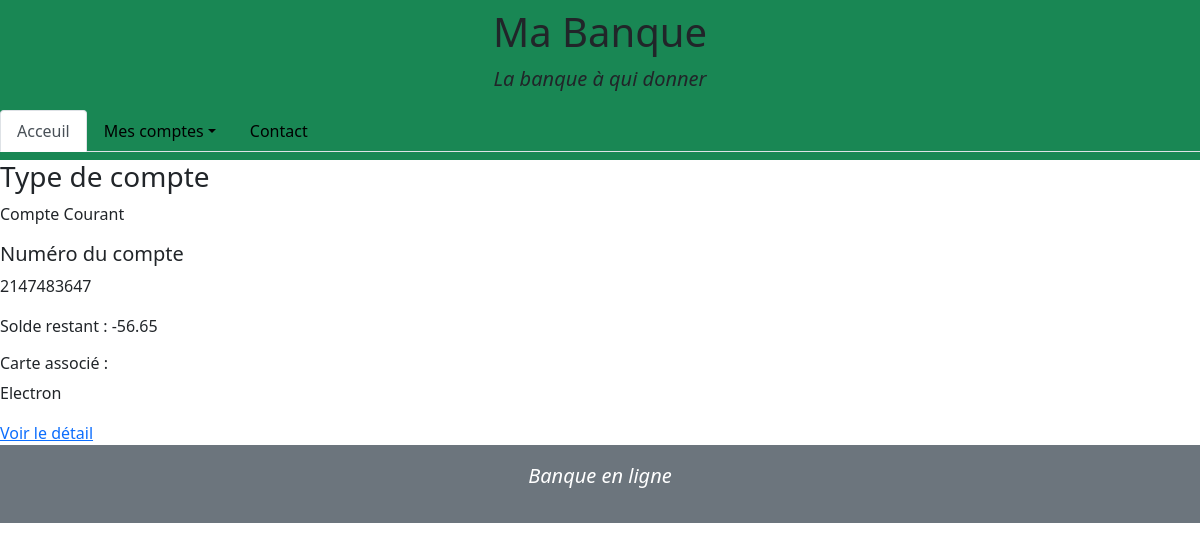
/singleAccount.php?id=1, run on an earlier commit of the app's database.
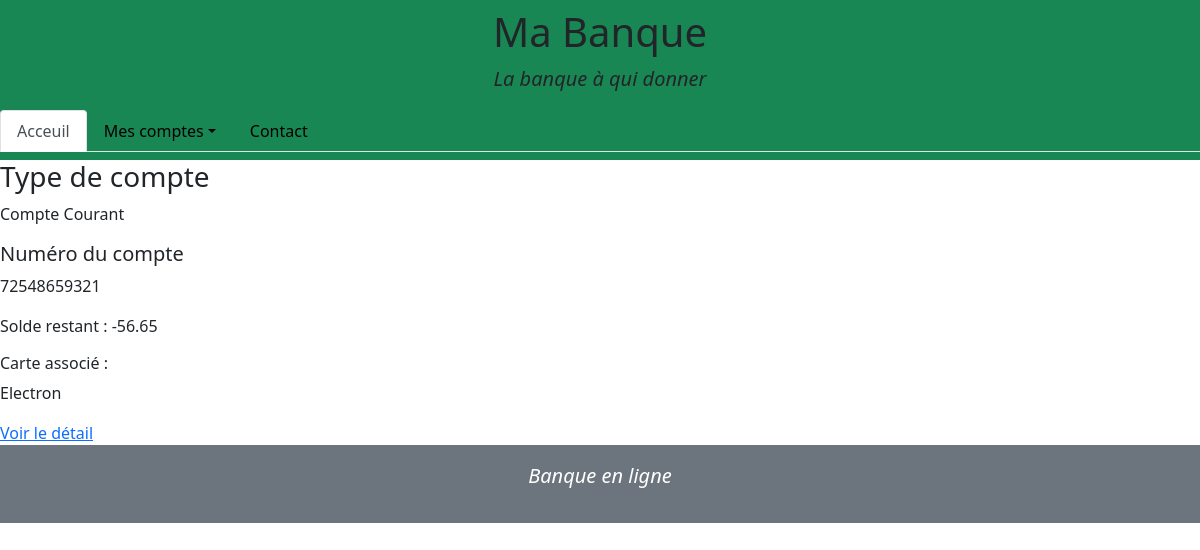
And on a later commit of the database.
### tables this page shows
CREATE TABLE credit_card (
    id INT UNSIGNED NOT NULL AUTO_INCREMENT,
    account_id INT UNSIGNED NOT NULL,
    card_number VARCHAR(16) NOT NULL,
    crypto INT(3) NOT NULL,
    card_type VARCHAR(15) NOT NULL,
    payement_perm INT(5) NOT NULL,
    debit_perm INT(5) NOT NULL,
    without_contact VARCHAR(5) NOT NULL,
    code INT(4) NOT NULL,
    PRIMARY KEY (id),
    FOREIGN KEY (account_id) REFERENCES account(id)
);

CREATE TABLE account (
    id INT UNSIGNED NOT NULL AUTO_INCREMENT,
    account_type VARCHAR(50) NOT NULL,
    create_date TIMESTAMP NOT NULL,
    account_number VARCHAR(11) NOT NULL,
    amount DECIMAL(10,2) NOT NULL,
    uncover_permission INT(20),
    customer_id INT UNSIGNED NOT NULL,
    PRIMARY KEY (id),
    FOREIGN KEY (customer_id) REFERENCES customer(id)
);

### model/accounts.php (called while the page is built, shortened)
<?php
function getAccount(PDO $db, int $id) {
    $query = $db->prepare(
        "SELECT * FROM account AS a
        LEFT JOIN credit_card AS c
        ON  c.account_id = a.id
        WHERE a.id=:id"
    );
    $query->execute([
        "id" => $id
    ]);
    $result = $query->fetchAll(PDO::FETCH_ASSOC);
    return $result;
}
?>

### singleAccount.php (the view, shortened to what this page needs)
<?php
include "layout/header.php";
require "model/connexion.php";
require "model/accounts.php";
if(isset($_GET["id"]) && !empty($_GET["id"])) {
    $account = getAccount($db, $_GET["id"]);
}
    else {
        header("Location:index.php");
    }
?>
<h3>Type de compte</h3>
<p><?php echo $account[0]["account_type"];?></p>
<h5>Numéro du compte</h5>
<p><?php echo $account[0]["account_number"];?></p>
<p>Solde restant : <?php echo $account[0]["amount"];?></p>
<h6>Carte associé :</h6>
<p><?php echo $account[0]["card_type"];?></p>
<a href="singleCard.php?id=<?php echo $account[0]["id"]?>">Voir le détail</a>
<?php
    include "layout/footer.php";
?>

### layout/header.php (shortened to what this page needs)
<!doctype html>
<html lang="en">
  <head>
    <link href="https://cdn.jsdelivr.net/npm/bootstrap@5.0.1/dist/css/bootstrap.min.css" rel="stylesheet">
    <link href="./public/css/index.css" rel="stylesheet">
  </head>
  <body>
    <header class="bg-success text-dark my-0 py-2 text-center">
        <section class="container">
            <h1>Ma Banque</h1>
            <p class="lead fst-italic">La banque à qui donner</p>
        </section>
        <ul class="nav nav-tabs">
            <li class="nav-item">
              <a class="nav-link active" aria-current="index.php" href="#">Acceuil</a>
            </li>
            <li class="nav-item dropdown">
              <a class="nav-link dropdown-toggle" data-bs-toggle="dropdown" href="#" role="button" aria-expanded="false">Mes comptes</a>
            </li>
            <li class="nav-item">
              <a class="nav-link" href="contact.php">Contact</a>
            </li>
        </ul>
    </header>
       <main>

### layout/footer.php (shortened to what this page needs)
  </main>
    <footer class="bg-secondary
     text-white  my-0 py-3">
      <section class= "container text-center">
        <p class="lead fst-italic">Banque en ligne</p>
      </section>
    </footer>
  </body>
</html>

### public/css/index.css (style rules this page uses)
.nav-link { color:black; }

What changed in the data, as far as the page shows it:
changed credit_card "Electron": account.account_number "2147483647" → "72548659321"
